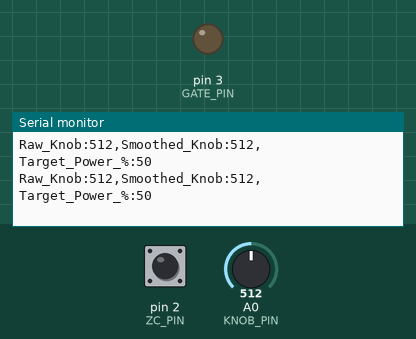
Recording of a sketch running on a simulated Arduino Nano, built with avr-gcc and run on an emulated ATmega328P. Shown: output pins drawn as LEDs (lit = HIGH), the last lines printed to the serial monitor. The test bench sets the inputs (shaded band); at power-on: A0 (KNOB_PIN) = 512, pin 2 (ZC_PIN) HIGH.

Above: at 1.2 s.
1.3 s: A0 (KNOB_PIN) set to 114
At 1.36 s:
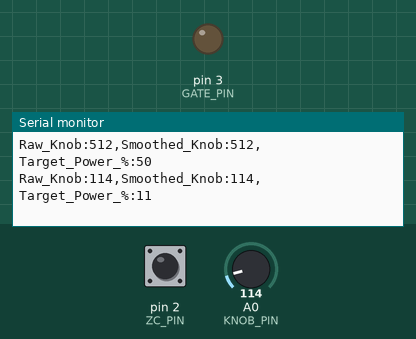
4.3 s: A0 (KNOB_PIN) set to 102
At 4.33 s:
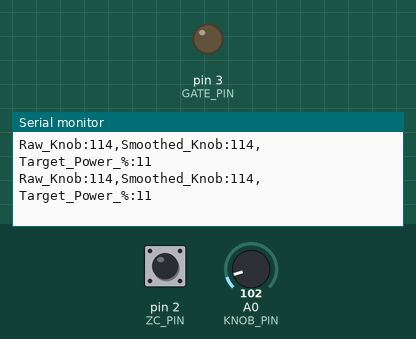
Timing chart, 0 to 7.3 s (numbered marks = the images above; inputs shaded):
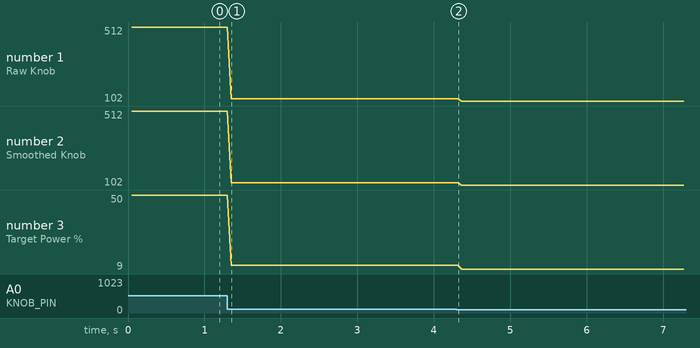

The sketch:

espresso_controller.ino
```cpp
// Hardware Pin Definitions
#define ZC_PIN 2    // Zero-Cross Input (Must be D2 on Nano)
#define GATE_PIN 3  // Dimmer Firing Output
#define KNOB_PIN A0 // Potentiometer Wiper

// Global Timing & Hardware Variables
volatile bool zeroCrossed = false;
int dimmingDelay = 7000;
unsigned long lastPrintTime = 0; // Tracks time for our offline Serial timer

// EMA Filter Variables
float smoothedKnob = 0.0;
float alpha = 0.2; // Smoothing factor (0.0 to 1.0 scale. Lower is smoother)

void setup() {
  Serial.begin(9600);

  pinMode(ZC_PIN, INPUT_PULLUP);
  pinMode(GATE_PIN, OUTPUT);
  digitalWrite(GATE_PIN, LOW);

  attachInterrupt(digitalPinToInterrupt(ZC_PIN), onZeroCross, RISING);

  // Prime the filter with the actual starting position of the knob
  smoothedKnob = analogRead(KNOB_PIN);

  Serial.println("System Booted. Offline Knob Testing Active.");
}

// Interrupt Service Routine (Only triggers when AC is connected)
void onZeroCross() { zeroCrossed = true; }

void loop() {
  // ==========================================
  // 1. LOW-VOLTAGE LOGIC (Runs continuously)
  // ==========================================

  // Read the raw physical knob
  int rawKnob = analogRead(KNOB_PIN);

  // Apply Exponential Moving Average (EMA) Filter
  smoothedKnob = (alpha * rawKnob) + ((1.0 - alpha) * smoothedKnob);

  // Map the smoothed value to a 0 to 100 percent power scale
  int powerPercent = map((int)smoothedKnob, 0, 1023, 0, 100);
  powerPercent = constrain(powerPercent, 0, 100);

  // 100% Power = 0us delay, 0% Power = 7500us delay
  dimmingDelay = map(powerPercent, 0, 100, 7500, 0);

  // ==========================================
  // 2. OFFLINE TESTING OUTPUT (Runs every 50ms)
  // ==========================================

  // Check if 50 milliseconds have passed since the last print
  if (millis() - lastPrintTime >= 50) {
    // Formatted specifically for the Arduino IDE Serial Plotter
    Serial.print("Raw_Knob:");
    Serial.print(rawKnob);
    Serial.print(",");
    Serial.print("Smoothed_Knob:");
    Serial.print((int)smoothedKnob);
    Serial.print(",");
    Serial.print("Target_Power_%:");
    Serial.println(powerPercent);

    lastPrintTime = millis(); // Reset the timer
  }

  // ==========================================
  // 3. HIGH-VOLTAGE LOGIC (Runs only on AC sync)
  // ==========================================

  if (zeroCrossed) {
    // Fire the TRIAC if power target is >= 1
    if (powerPercent >= 1) {
      delayMicroseconds(dimmingDelay);
      digitalWrite(GATE_PIN, HIGH);
      delayMicroseconds(10);
      digitalWrite(GATE_PIN, LOW);
    }

    zeroCrossed = false; // Reset the flag for the next AC cycle
  }
}
```

Measured:
- after the input at 1.3 s, the serial monitor: prints a new line after 0.05 s (image 1)
- plotted number 1: 512 → 114 after the input at 1.3 s, 114 → 102 after the input at 4.3 s
- plotted number 2: 512 → 114 after the input at 1.3 s, 114 → 102 after the input at 4.3 s
- plotted number 3: 50 → 11 after the input at 1.3 s, 11 → 9 after the input at 4.3 s
